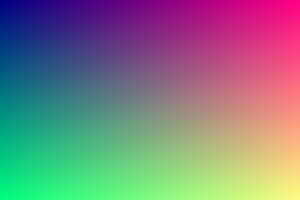
#> input picture Xiao-Q/skills/ai-image-editor/assets/input.jpg, 300 x 200 px, found by its file name
$ python adjust_basic.py --input input.jpg --output output.jpg --brightness 30 --contrast 20 --saturation 10
#> lines starting #> are read from the running program, lines starting #| are printed output that depends on the picture
#!/usr/bin/env python3
"""
基础调色脚本：亮度、对比度、饱和度调整
依赖：Pillow (PIL)
用法：
  python adjust_basic.py --input input.jpg --output output.jpg --brightness 30 --contrast 20 --saturation 10
"""

import argparse
import sys
from PIL import Image, ImageEnhance

def adjust_image(input_path, output_path, brightness=0, contrast=0, saturation=0):
#> called with input_path = 'input.jpg', output_path = 'output.jpg', brightness = 30, contrast = 20, saturation = 10
    try:
        img = Image.open(input_path).convert("RGB")
#> img is the input picture: PIL image 300x200 RGB; mean R, G, B 126.7, 126.4, 128.2
    except Exception as e:
        print(f"[错误] 无法打开图片: {e}", file=sys.stderr)
        sys.exit(1)

    # 亮度：范围 0.0~2.0，0 表示不变（factor=1.0）
    if brightness != 0:
        factor = 1.0 + brightness / 100.0
        factor = max(0.0, min(2.0, factor))
        img = ImageEnhance.Brightness(img).enhance(factor)
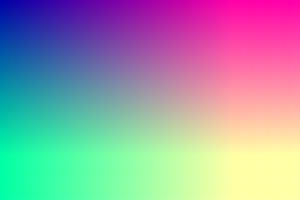
#> img: PIL image 300x200 RGB; mean R, G, B 155.7, 155.5, 166.3
        print(f"[亮度] 调整因子: {factor:.2f}")

    # 对比度
    if contrast != 0:
        factor = 1.0 + contrast / 100.0
        factor = max(0.0, min(2.0, factor))
        img = ImageEnhance.Contrast(img).enhance(factor)
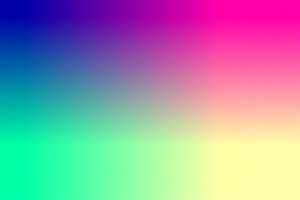
#> img: PIL image 300x200 RGB; mean R, G, B 151.6, 151.4, 167.7
        print(f"[对比度] 调整因子: {factor:.2f}")

    # 饱和度
    if saturation != 0:
        factor = 1.0 + saturation / 100.0
        factor = max(0.0, min(2.0, factor))
        img = ImageEnhance.Color(img).enhance(factor)
        print(f"[饱和度] 调整因子: {factor:.2f}")

    img.save(output_path, quality=95)
    print(f"[完成] 已保存到: {output_path}")

def main():
    parser = argparse.ArgumentParser(description="基础调色：亮度/对比度/饱和度")
    parser.add_argument("--input", required=True, help="输入图片路径")
    parser.add_argument("--output", required=True, help="输出图片路径")
    parser.add_argument("--brightness", type=int, default=0, help="亮度调整 -100~100，默认0")
    parser.add_argument("--contrast", type=int, default=0, help="对比度调整 -100~100，默认0")
    parser.add_argument("--saturation", type=int, default=0, help="饱和度调整 -100~100，默认0")
    args = parser.parse_args()

    adjust_image(args.input, args.output, args.brightness, args.contrast, args.saturation)

if __name__ == "__main__":
    main()
